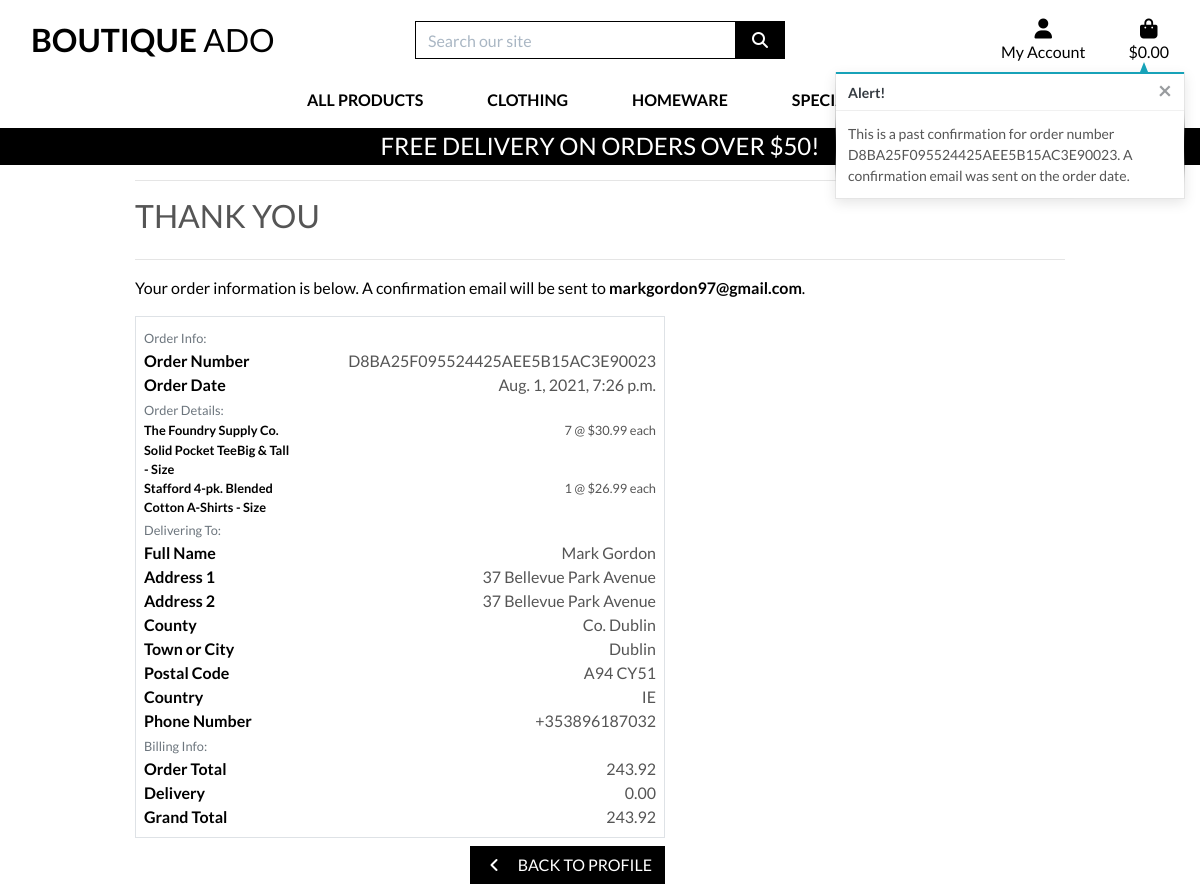
Page /profile/order_history/D8BA25F095524425AEE5B15AC3E90023 on the committed database.
### checkout/models.py (models this page shows, shortened)
class Order(models.Model):
    order_number = models.CharField(max_length=32, null=False, editable=False)
    user_profile = models.ForeignKey(UserProfile, on_delete=models.SET_NULL,
                                     null=True, blank=True, related_name='orders')
    full_name = models.CharField(max_length=50, null=False, blank=False)
    email = models.EmailField(max_length=254, null=False, blank=False)
    phone_number = models.CharField(max_length=20, null=False, blank=False)
    country = CountryField(blank_label='Country *', null=False, blank=False)
    postcode = models.CharField(max_length=20, null=True, blank=True)
    town_or_city = models.CharField(max_length=40, null=False, blank=False)
    street_address1 = models.CharField(max_length=80, null=False, blank=False)
    street_address2 = models.CharField(max_length=80, null=True, blank=True)
    county = models.CharField(max_length=80, null=True, blank=True)
    date = models.DateTimeField(auto_now_add=True)
    delivery_cost = models.DecimalField(max_digits=6, decimal_places=2, null=False, default=0)
    order_total = models.DecimalField(max_digits=10, decimal_places=2, null=False, default=0)
    grand_total = models.DecimalField(max_digits=10, decimal_places=2, null=False, default=0)
    original_bag = models.TextField(null=False, blank=False, default='')
    stripe_pid = models.CharField(max_length=254, null=False, blank=False, default='')

class OrderLineItem(models.Model):
    order = models.ForeignKey(Order, null=False, blank=False, on_delete=models.CASCADE, related_name='lineitems')
    product = models.ForeignKey(Product, null=False, blank=False, on_delete=models.CASCADE)
    product_size = models.CharField(max_length=2, null=True, blank=True) # XS, S, M, L, XL
    quantity = models.IntegerField(null=False, blank=False, default=0)
    lineitem_total = models.DecimalField(max_digits=6, decimal_places=2, null=False, blank=False, editable=False)

### products/models.py (models this page shows, shortened)
class Product(models.Model):
    category = models.ForeignKey('Category', null=True, blank=True, on_delete=models.SET_NULL)
    sku = models.CharField(max_length=254, null=True, blank=True)
    name = models.CharField(max_length=254)
    description = models.TextField()
    has_sizes = models.BooleanField(default=False, null=True, blank=True)
    price = models.DecimalField(max_digits=6, decimal_places=2)
    rating = models.DecimalField(max_digits=6, decimal_places=2, null=True, blank=True)
    image_url = models.URLField(max_length=1024, null=True, blank=True)
    image = models.ImageField(null=True, blank=True)

### profiles/views.py (the view)
# urls.py: path('order_history/<order_number>', views.order_history, name='order_history'),
def order_history(request, order_number):
    order = get_object_or_404(Order, order_number=order_number)
    messages.info(request, (
        f'This is a past confirmation for order number {order_number}. '
        'A confirmation email was sent on the order date.'
    ))
    template = 'checkout/checkout_success.html'
    context = {
        'order': order,
        'from_profile': True,
    }
    return render(request, template, context)

### bag/contexts.py (called while the page is built, shortened)
def bag_contents(request):
    bag_items = []
    total = 0
    product_count = 0
    bag = request.session.get('bag', {})
    if total < settings.FREE_DELIVERY_THRESHOLD:
        delivery = total * Decimal(settings.STANDARD_DELIVERY_PERCENTAGE / 100)
        free_delivery_delta = settings.FREE_DELIVERY_THRESHOLD - total
    else:
        delivery = 0
        free_delivery_delta = 0
    grand_total = delivery + total
    context = {
        'bag_items': bag_items,
        'total': total,
        'product_count': product_count,
        'delivery': delivery,
        'free_delivery_delta': free_delivery_delta,
        'free_delivery_threshold': settings.FREE_DELIVERY_THRESHOLD,
        'grand_total': grand_total,
    }
    return context

### checkout/templates/checkout/checkout_success.html (shortened to what this page needs)
{% extends "base.html" %}
{% load static %}
{% block extra_css %}
    <link rel="stylesheet" href="{% static 'checkout/css/checkout.css' %}">
{% endblock %}
{% block page_header %}
    <div class="container header-container">
    </div>
{% endblock %}
{% block content %}
    <div class="overlay"></div>
    <div class="container">
        <div class="row">
            <div class="col">
                <hr>
                <h2 class="logo-font mb-4">Thank You</h2>
                <hr>
                <p class="text-black">Your order information is below. A confirmation email will be sent to <strong>{{ order.email }}</strong>.</p>
            </div>
        </div>
        <div class="row">
            <div class="col-12 col-lg-7">
                <div class="order-confirmation-wrapper p-2 border">
                    <div class="row">
                        <div class="col">
                            <small class="text-muted">Order Info:</small>
                        </div>
                    </div>
                    <div class="row">
                        <div class="col-12 col-md-4">
                            <p class="mb-0 text-black font-weight-bold">Order Number</p>
                        </div>
                        <div class="col-12 col-md-8 text-md-right">
                            <p class="mb-0">{{ order.order_number }}</p>
                        </div>
                    </div>
                    <div class="row">
                        <div class="col-12 col-md-4">
                            <p class="mb-0 text-black font-weight-bold">Order Date</p>
                        </div>
                        <div class="col-12 col-md-8 text-md-right">
                            <p class="mb-0">{{ order.date }}</p>
                        </div>
                    </div>
                    <div class="row">
                        <div class="col">
                            <small class="text-muted">Order Details:</small>
                        </div>
                    </div>
                    {% for item in order.lineitems.all %}
                    <div class="row">
                        <div class="col-12 col-md-4">
                            <p class="small mb-0 text-black font-weight-bold">
                                {{ item.product.name }}{% if item.product_size %} - Size {{ item.product.size|upper }}{% endif %}
                            </p>
                        </div>
                        <div class="col-12 col-md-8 text-md-right">
                            <p class="small mb-0">{{ item.quantity }} @ ${{ item.product.price }} each</p>
                        </div>
                    </div>
                    {% endfor %}
                    <div class="row">
                        <div class="col">
                            <small class="text-muted">Delivering To:</small>
                        </div>
                    </div>
                    <div class="row">
                        <div class="col-12 col-md-4">
                            <p class="mb-0 text-black font-weight-bold">Full Name</p>
                        </div>
                        <div class="col-12 col-md-8 text-md-right">
                            <p class="mb-0">{{ order.full_name }}</p>
                        </div>
                    </div>
                    <div class="row">
                        <div class="col-12 col-md-4">
                            <p class="mb-0 text-black font-weight-bold">Address 1</p>
                        </div>
                        <div class="col-12 col-md-8 text-md-right">
                            <p class="mb-0">{{ order.street_address1 }}</p>
                        </div>
                    </div>
                    {% if order.street_address2 %}
                    <div class="row">
                        <div class="col-12 col-md-4">
                            <p class="mb-0 text-black font-weight-bold">Address 2</p>
                        </div>
                        <div class="col-12 col-md-8 text-md-right">
                            <p class="mb-0">{{ order.street_address1 }}</p>
                        </div>
                    </div>
                    {% endif %}
                    {% if order.county %}
                    <div class="row">
                        <div class="col-12 col-md-4">
                            <p class="mb-0 text-black font-weight-bold">County</p>
                        </div>
                        <div class="col-12 col-md-8 text-md-right">
                            <p class="mb-0">{{ order.county }}</p>
                        </div>
                    </div>
                    {% endif %}
                    <div class="row">
                        <div class="col-12 col-md-4">
                            <p class="mb-0 text-black font-weight-bold">Town or City</p>
                        </div>
                        <div class="col-12 col-md-8 text-md-right">
                            <p class="mb-0">{{ order.town_or_city }}</p>
                        </div>
                    </div>
                    {% if order.postcode %}
                    <div class="row">
                        <div class="col-12 col-md-4">
                            <p class="mb-0 text-black font-weight-bold">Postal Code</p>
                        </div>
                        <div class="col-12 col-md-8 text-md-right">
                            <p class="mb-0">{{ order.postcode }}</p>
                        </div>
                    </div>
                    {% endif %}
                    <div class="row">
                        <div class="col-12 col-md-4">
                            <p class="mb-0 text-black font-weight-bold">Country</p>
                        </div>
                        <div class="col-12 col-md-8 text-md-right">
                            <p class="mb-0">{{ order.country }}</p>
                        </div>
                    </div>
                    <div class="row">
                        <div class="col-12 col-md-4">
                            <p class="mb-0 text-black font-weight-bold">Phone Number</p>
                        </div>
                        <div class="col-12 col-md-8 text-md-right">
                            <p class="mb-0">{{ order.phone_number }}</p>
                        </div>
                    </div>
                    <div class="row">
                        <div class="col">
                            <small class="text-muted">Billing Info:</small>
                        </div>
                    </div>
                    <div class="row">
                        <div class="col-12 col-md-4">
                            <p class="mb-0 text-black font-weight-bold">Order Total</p>
                        </div>
                        <div class="col-12 col-md-8 text-md-right">
                            <p class="mb-0">{{ order.order_total }}</p>
                        </div>
                    </div>
                    <div class="row">
                        <div class="col-12 col-md-4">
                            <p class="mb-0 text-black font-weight-bold">Delivery</p>
                        </div>
                        <div class="col-12 col-md-8 text-md-right">
                            <p class="mb-0">{{ order.delivery_cost }}</p>
                        </div>
                    </div>
                    <div class="row">
                        <div class="col-12 col-md-4">
                            <p class="mb-0 text-black font-weight-bold">Grand Total</p>
                        </div>
                        <div class="col-12 col-md-8 text-md-right">
                            <p class="mb-0">{{ order.grand_total }}</p>
                        </div>
                    </div>
                </div>
            </div>
        </div>
        <div class="row">
			<div class="col-12 col-lg-7 text-right">
                {% if from_profile %}
                    <a href="{% url 'profile' %}" class="btn btn-black rounded-0 my-2">
                        <span class="icon mr-2">
                            <i class="fas fa-angle-left"></i>
                        </span>
                        <span class="text-uppercase">Back to Profile</span>
                    </a>
                {% endif %}
			</div>
		</div>
    </div>
{% endblock %}

### static/css/base.css (style rules this page uses)
html { height: 100%; }
body { background: url('/media/homepage_background_cropped.jpg') no-repeat center center fixed; background-size: cover; height: calc(100vh - 164px); color: #555; font-family: 'Lato'; }
.icon { align-items: center; display: inline-flex; justify-content: center; height: 1.5rem; width: 1.5rem; }
.logo-font { text-transform: uppercase; }
.btn-black { background: black; color: white; }
.text-black { color: #000 !important; }
.overlay { height: 100%; width: 100%; top: 0; left: 0; position: fixed; background: white; z-index: -1; }
@media (min-width: 1200px) { .container { max-width: 80%; } }
@media (min-width: 992px) { .header-container { padding-top: 164px; } }

### rows in the picture
Order: email "markgordon97@gmail.com", order_number "D8BA25F095524425AEE5B15AC3E90023", date "Aug. 1, 2021, 7:26 p.m.", full_name "Mark Gordon", street_address1 "37 Bellevue Park Avenue", county "Co. Dublin", town_or_city "Dublin", postcode "A94 CY51", country "IE", phone_number "+353896187032", order_total "243.92", delivery_cost "0.00", grand_total "243.92"
OrderLineItem: product.name "The Foundry Supply Co. Solid Pocket TeeBig & Tall", quantity "7", product.price "30.99"
OrderLineItem: product.name "Stafford 4-pk. Blended Cotton A-Shirts", quantity "1", product.price "26.99"

### other values in the picture
{{ free_delivery_threshold }} "50"
{{ message }} "This is a past confirmation for order number D8BA25F095524425AEE5B15AC3E90023. A confirmation email was sent on the order date."
